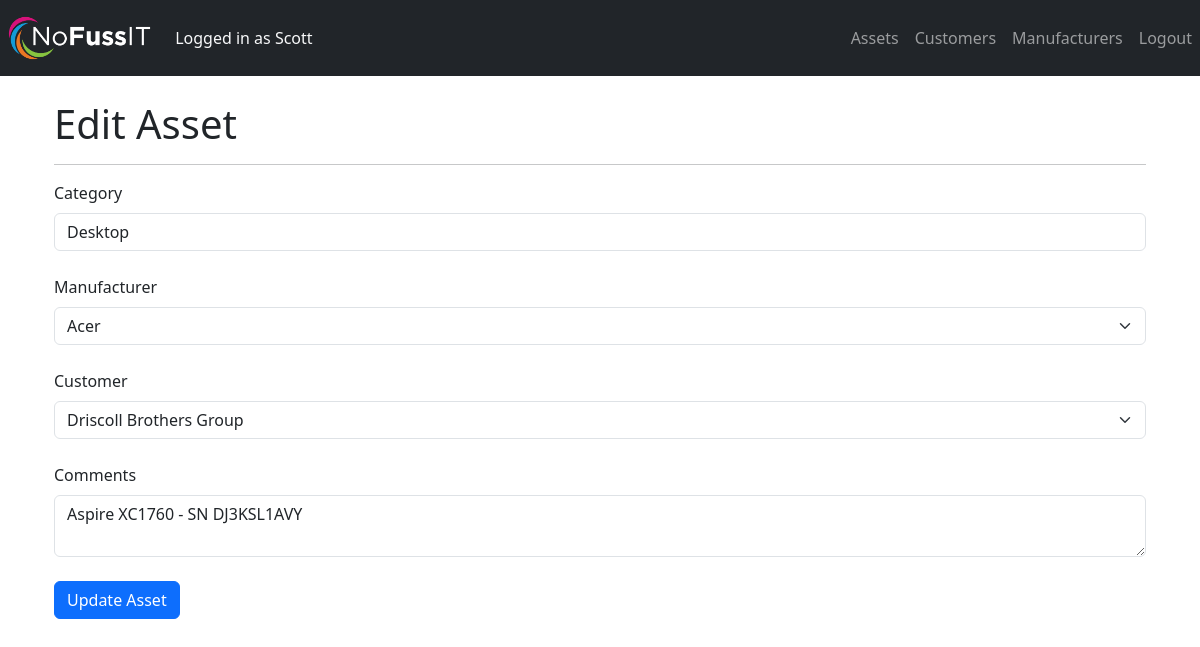
/assets/2/edit (signed in), run on the app's committed database.
### app/models.py (models this page shows, shortened)
class User(db.Model, UserMixin):
    id = db.Column(db.Integer, primary_key=True)
    username = db.Column(db.String(20), unique=True, nullable=False)
    password = db.Column(db.String(20), nullable=False)
    role = db.Column(db.String(10), nullable=False, default='regular')
    assets = db.relationship('Asset', backref='author', lazy=True)

class Asset(db.Model):
    id = db.Column(db.Integer, primary_key=True)
    category = db.Column(db.String(100), nullable=False)
    comments = db.Column(db.Text, nullable=True)
    user_id = db.Column(db.Integer, db.ForeignKey('user.id'), nullable=False)
    customer_id = db.Column(
        db.Integer, db.ForeignKey('customer.id'), nullable=True)
    manufacturer_id = db.Column(
        db.Integer, db.ForeignKey('manufacturer.id'), nullable=True)
    timestamp = db.Column(db.DateTime, default=datetime.utcnow)

### app/routes.py (the view)
@main.route('/assets/<int:asset_id>/edit', methods=['GET', 'POST'])
@login_required
def edit_asset(asset_id):
    asset = Asset.query.get_or_404(asset_id)
    form = AssetForm()
    form.customer.choices = [(customer.id, customer.name)
                             for customer in Customer.query.all()]
    form.manufacturer.choices = [(manufacturer.id, manufacturer.name)
                                 for manufacturer in Manufacturer.query.all()]
    if request.method == 'POST':
        if form.validate_on_submit():
            asset.category = form.category.data
            asset.comments = form.comments.data
            asset.customer_id = form.customer.data
            asset.manufacturer_id = form.manufacturer.data
            db.session.commit()
            flash('Asset updated', 'success')
            return redirect(url_for('main.assets'))
    else:
        form.category.data = asset.category
        form.comments.data = asset.comments
        form.customer.data = asset.customer_id
        form.manufacturer.data = asset.manufacturer_id
    return render_template('edit_asset.html', form=form, asset=asset)

### app/forms.py
class AssetForm(FlaskForm):
    category_choices = [
        ('Laptop'),
        ('Desktop'),
        ('Keyboard'),
        ('Mouse'),
        ('Monitor'),
        ('Headset'),
        ('Printer'),
        ('Mobile'),
        ('Tablet'),
        ('Server')
    ]
    category = SelectField(
        'Category', choices=category_choices, validators=[DataRequired()])
    comments = TextAreaField('Comments')
    customer = SelectField('Customer', coerce=int)
    manufacturer = SelectField('Manufacturer', coerce=int)
    submit = SubmitField('Create Asset')

### app/models.py (called while the page is built)
@login_manager.user_loader
def load_user(user_id):
    return User.query.get(int(user_id))

### app/templates/edit_asset.html (shortened to what this page needs)
{% extends 'base.html' %}
{% block content %}
<div class="container">
    <h1>Edit Asset</h1>
    <hr>
    <form method="POST">
        <div class="form-group">
            {{ form.category.label(class="form-label") }}
            {{ form.category(class="form-control") }}
        </div>
        <br>
        <div class="form-group">
            {{ form.manufacturer.label(class="form-label") }}
            {{ form.manufacturer(class="form-select form-control") }}
        </div>
        <br>
        <div class="form-group">
            {{ form.customer.label(class="form-label") }}
            {{ form.customer(class="form-select form-control") }}
        </div>
        <br>
        <div class="form-group">
            {{ form.comments.label(class="form-label") }}
            {{ form.comments(class="form-control") }}
        </div>
        <br>
        <div class="form-group">
            <button type="submit" class="btn btn-primary">
                Update Asset
            </button>
        </div>
    </form>
</div>
{% endblock %}

### app/templates/base.html (shortened to what this page needs)
<!DOCTYPE html>
<html>
<head>
    <link href="https://cdn.jsdelivr.net/npm/bootstrap@5.3.1/dist/css/bootstrap.min.css" rel="stylesheet"
>
</head>
<body>
    <nav class="navbar navbar-expand-sm navbar-dark bg-dark">
        <a class="navbar-brand" href="{{ url_for('main.index') }}">
            <img src="{{ url_for('static', filename='nofusslogo_sml.png') }}" alt="Logo" height="50">
        </a>
        {% if current_user.is_authenticated %}
        <p class="navbar-nav text-light"> Logged in as {{ current_user.username }}</p>
        <ul class="navbar-nav ms-auto">
            <li class="nav-item">
                <a class="nav-link" href="{{ url_for('main.assets') }}">Assets</a>
            </li>
            <li class="nav-item">
                <a class="nav-link" href="{{ url_for('main.customers') }}">Customers</a>
            </li>
            <li class="nav-item">
                <a class="nav-link" href="{{ url_for('main.manufacturers') }}">Manufacturers</a>
            </li>
            <li class="nav-item">
                <a class="nav-link" href="{{ url_for('main.logout') }}">Logout</a>
            </li>
        </ul>
        {% endif %}
    </nav>
    <div class="container mt-4">
        {% block content %}
        {% endblock %}
    </div>
</body>
</html>

### data on the page
User: username "Scott"
Asset: category "Desktop", manufacturer "Acer", customer "Driscoll Brothers Group", comments "Aspire XC1760 - SN DJ3KSL1AVY"
